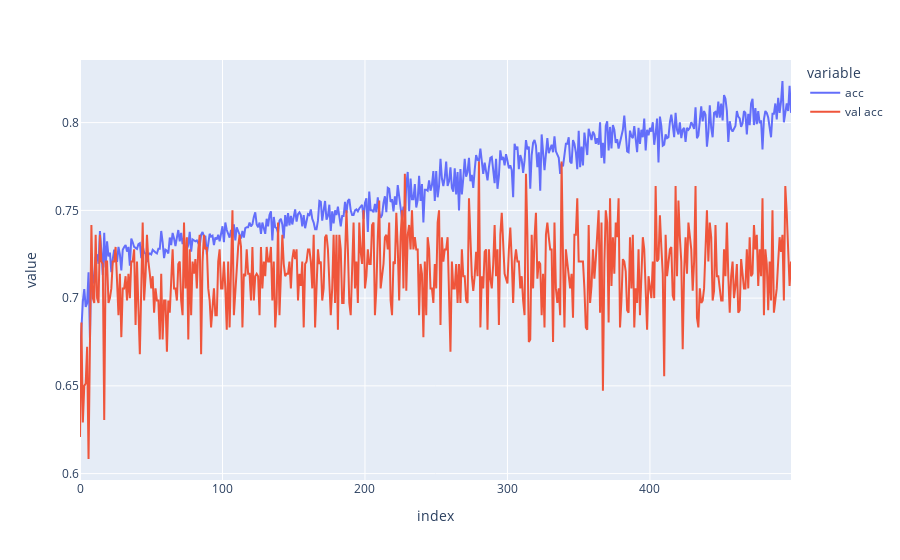

The notebook cell saved with this chart:
### Code cell
fig = px.line({'acc': acc_graph, 'val acc': val_acc_graph})
fig.show()

### Figure 1 — Plotly figure (JSON) as saved in the notebook; plotly's stock layout.template omitted (floating-point values rounded to 4 significant figures; data arrays with more than 128 entries replaced by an {"elided": "..."} marker saying what was removed)
{"data": [{"hovertemplate": "variable=acc<br>index=%{x}<br>value=%{y}<extra></extra>", "legendgroup": "acc", "line": {"color": "#636efa", "dash": "solid"}, "marker": {"symbol": "circle"}, "mode": "lines", "name": "acc", "orientation": "v", "showlegend": true, "type": "scatter", "x": {"elided": "500 int values"}, "xaxis": "x", "y": {"elided": "500 float values"}, "yaxis": "y"}, {"hovertemplate": "variable=val acc<br>index=%{x}<br>value=%{y}<extra></extra>", "legendgroup": "val acc", "line": {"color": "#EF553B", "dash": "solid"}, "marker": {"symbol": "circle"}, "mode": "lines", "name": "val acc", "orientation": "v", "showlegend": true, "type": "scatter", "x": {"elided": "500 int values"}, "xaxis": "x", "y": {"elided": "500 float values"}, "yaxis": "y"}], "layout": {"legend": {"title": {"text": "variable"}, "tracegroupgap": 0}, "margin": {"t": 60}, "xaxis": {"anchor": "y", "domain": [0, 1], "title": {"text": "index"}}, "yaxis": {"anchor": "x", "domain": [0, 1], "title": {"text": "value"}}}}
